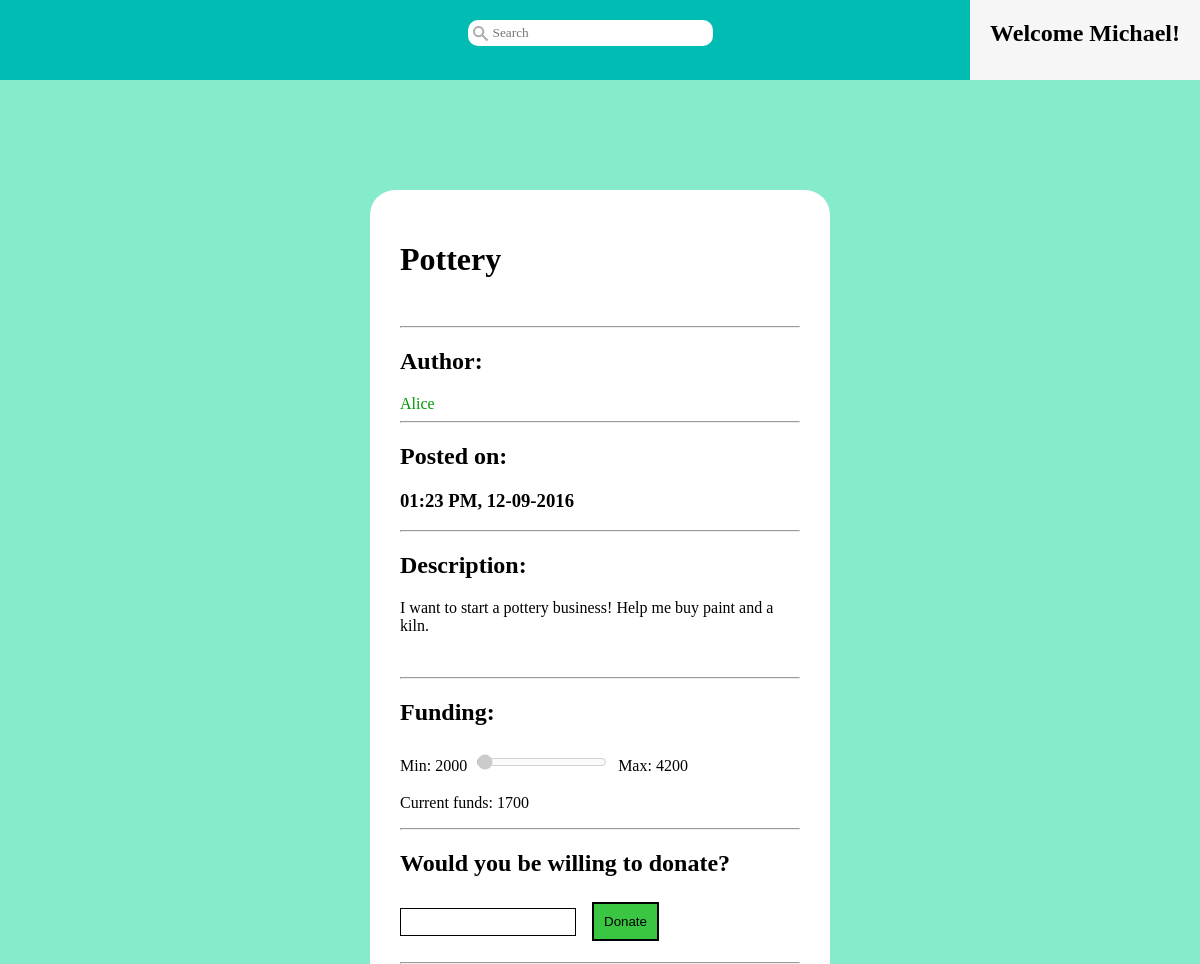
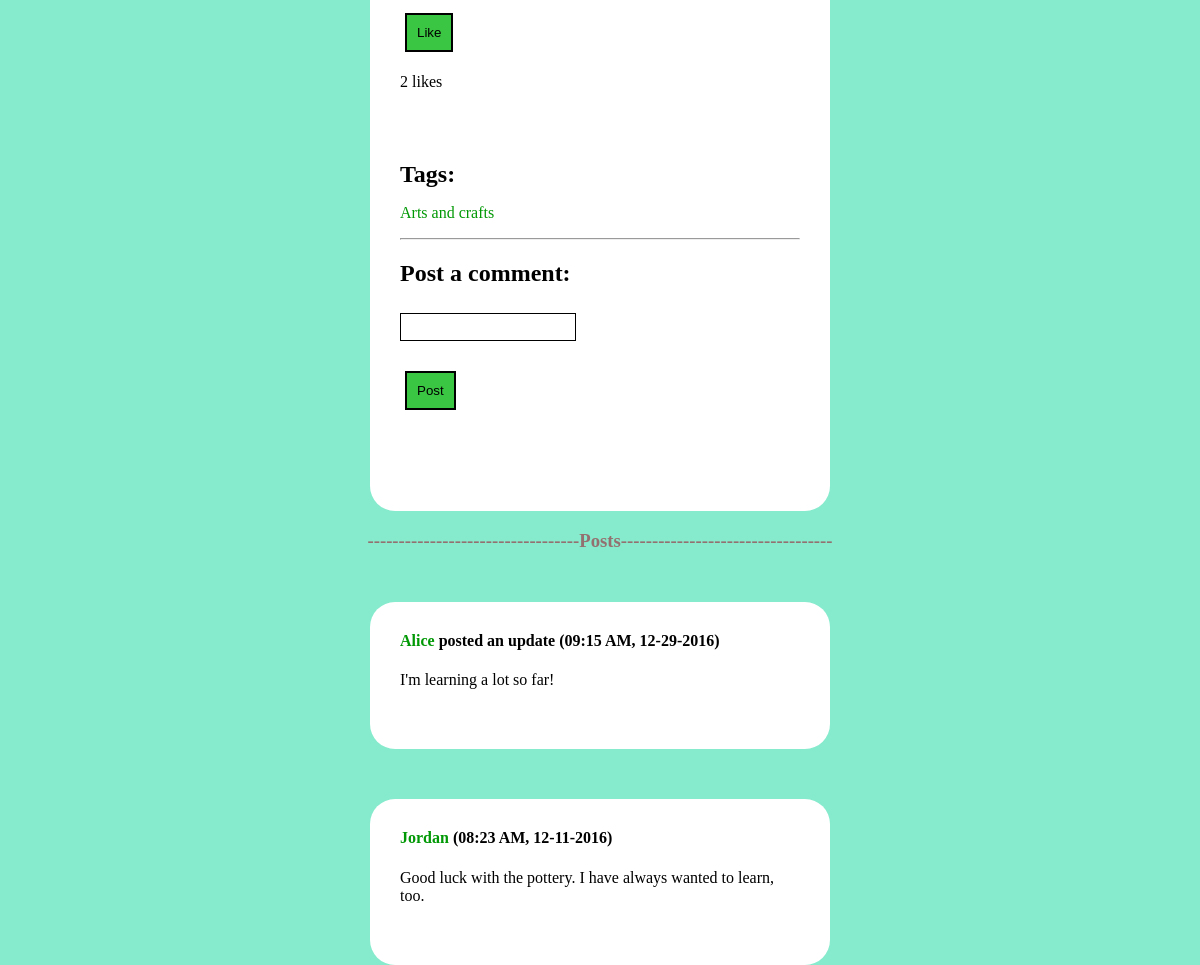
Screenshot of /?controller=pages&action=project&pid=202 (signed in) with the database file from the repository (2 pictures, top to bottom).
### tables this page shows
CREATE TABLE Project (
  pid INTEGER NOT NULL,           --INTEGER primary keys autoincrement in SQLite3
  username VARCHAR(15) NOT NULL,
  pname VARCHAR(15) NOT NULL,
  description TEXT,
  post_time DATETIME NOT NULL,
  proj_completed BIT NOT NULL,    --if project has been completed yet
  completion_time DATETIME,       --date the project was completed
  minfunds REAL NOT NULL,
  maxfunds REAL NOT NULL,
  camp_end_time DATETIME NOT NULL,--date the campaign ends
  camp_finished BIT NOT NULL,     --if campaign is completed yet
  camp_success BIT NOT NULL,      --if the min funds were reached in time
  PRIMARY KEY (pid),
  FOREIGN KEY (username) REFERENCES User(username)
);

CREATE TABLE ProjectUpdate (
  uid INTEGER NOT NULL,
  username VARCHAR(15) NOT NULL,
  pid INTEGER NOT NULL,
  comment TEXT NOT NULL,
  ctime DATETIME NOT NULL,
  PRIMARY KEY (uid),
  FOREIGN KEY (username) REFERENCES User(username),
  FOREIGN KEY (pid) REFERENCES Project(pid)
);

### index.php (called while the page is built, shortened)
<?php
    require_once('db.php');
    require_once('view/layout.php');
?>

### db.php (called while the page is built, shortened)
<?php
    class DB {
        private static $instance = null;
        private $db;
        private function __construct() {
            $dbname = $_SERVER['DOCUMENT_ROOT'].'/Flint/flint.db';
            $this->db = new PDO("sqlite:{$dbname}");
        }
        public static function getInstance() {
            if (!isset(self::$instance)) {
                self::$instance = new DB();
            }
            return self::$instance;
        }
        public function runSelect($query, $entries) {
            $db = $this->db;
            $statement = $db->prepare($query);
            if ($entries) {
                $statement->execute($entries);
            } else {
                $statement->execute();
            }
            $results = $statement->fetchAll();
            if ($results) {
                return $this->resultsToArray($results);
            } else {
                return [];
            }
        }
        public function resultsToArray($results) {
            $allitems = array();
            foreach ($results as $row) {
                $item = array();
                foreach (array_keys($row) as $key) {
                    if (gettype($key) != "integer") {
                        $item[$key] = $row[$key];
                    }
                }
                array_push($allitems, $item);
            }
            return($allitems);
        }
    }
?>

### model/project.php (called while the page is built, shortened)
<?php
    class Project {
        public function __construct($pid, $username, $pname, $description, $post_time,
                $proj_completed, $completion_time, $minfunds, $maxfunds, $camp_end_time,
                $camp_finished, $camp_success, $tags) {
            $this->pid = $pid;
            $this->username = $username;
            $this->pname = $pname;
            $this->description = $description;
            $this->post_time = $post_time;
            $this->minfunds = $minfunds;
            $this->maxfunds = $maxfunds;
            $this->camp_finished = $camp_finished;
            $this->tags = $tags;
        }
        public static function getProject($pid) {
            $db = DB::getInstance();
            $q = "SELECT * FROM Project WHERE pid=:p;";
            $entries = array(":p" => $pid);
            $results = $db->runSelect($q, $entries);
            $tags = self::getProjectTags($pid);
            if ($results) {
                $row = $results[0];
                $project = new Project(
                        $row['pid'],
                        $row['username'],
                        $row['pname'],
                        $row['description'],
                        $row['post_time'],
                        $row['proj_completed'],
                        $row['completion_time'],
                        $row['minfunds'],
                        $row['maxfunds'],
                        $row['camp_end_time'],
                        $row['camp_finished'],
                        $row['camp_success'],
                        $tags
                    );
                return $project;
            } else {
                return null;
            }
        }
        public static function getProjectTags($pid) {
            $db = DB::getInstance();
            $q = "SELECT name AS tag_name FROM Project JOIN Ptags USING(pid) "
                ."JOIN Tags USING(tid) WHERE pid=:p;";
            $e = [':p' => $pid];
            $results = $db->runSelect($q, $e);
            $tags = [];
            if ($results) {
                foreach ($results as $row) {
                    $tags[] = $row['tag_name'];
                }
            }
            return $tags;
        }
        public static function getLikes($pid) {
            $db = DB::getInstance();
            $q = "SELECT username, ltime FROM Likes WHERE pid=:p;";
            $entries = array(":p" => $pid);
            $results = $db->runSelect($q, $entries);
            if ($results) {
                $users = [];
                foreach ($results as $row) {
                    $users[$row['username']] = $row['ltime'];
                }
                return $users;
            } else {
                return [];
            }
        }
    }
?>

### model/donation.php (called while the page is built, shortened)
<?php
    class Donation {
        public static function getTotalDonations($pid) {
            $db = DB::getInstance();
            $q = "SELECT SUM(amount) AS total FROM Donation WHERE pid=:p GROUP BY pid;";
            $entries = array(":p" => $pid);
            $results = $db->runSelect($q, $entries);
            if ($results) {
                $row = $results[0];
                return $row['total'];
            } else {
                return 0;
            }
        }
    }
?>

### model/post.php (called while the page is built, shortened)
<?php
    class Post {
        public function __construct($id, $author, $pid, $comment,
                    $ctime, $pname, $owner, $mediaNames) {
            $this->author = $author;
            $this->comment = $comment;
            $this->ctime = $ctime;
        }
        public static function getUpdates($pid) {
            $db = DB::getInstance();
            $q = "SELECT uid, username, pid, comment, ctime FROM ProjectUpdate "
                ."WHERE pid=:p ORDER BY ctime DESC;";
            $results = $db->runSelect($q, [':p' => $pid]);
            if ($results) {
                $posts = [];
                foreach ($results as $row) {
                    $mediaNames = self::getMedia($row['uid']);
                    $posts[] = new Post($row['uid'], $row['username'], $row['pid'],
                        $row['comment'], $row['ctime'], null, true, $mediaNames);
                }
                return $posts;
            } else {
                return [];
            }
        }
        private static function getMedia($uid) {
            $db = DB::getInstance();
            $q = "SELECT filename FROM Media JOIN Umedia USING(mid) WHERE uid=:u;";
            $results = $db->runSelect($q, [':u' => $uid]);
            if ($results) {
                $filenames = [];
                foreach ($results as $row) {
                    $filenames[] = $row['filename'];
                }
                return $filenames;
            } else {
                return [];
            }
        }
        public static function getComments($pid) {
            $db = DB::getInstance();
            $q = "SELECT cid, username, pid, comment, ctime FROM Comment "
                ."WHERE pid=:p ORDER BY ctime DESC;";
            $results = $db->runSelect($q, [':p' => $pid]);
            if ($results) {
                $posts = [];
                foreach ($results as $row) {
                    $posts[] = new Post($row['cid'], $row['username'], $row['pid'],
                        $row['comment'], $row['ctime'], null, true, null);
                }
                return $posts;
            } else {
                return [];
            }
        }
    }
?>

### view/pages/project_view.php (the view, shortened to what this page needs)
<link rel="stylesheet" href="/Flint/view/pages/css/project.css" />
<div id="container">
    <?php
        $owner = ($_SESSION['username'] == $project->username);
        if ($owner) {
            echo "<h1>Title: "
                ."<input id='title' type='text' value='".$project->pname."'>"
                ."</h1>";
        } else {
            echo "<h1>".$project->pname."</h1>";
        }
    ?>
    <br />
    <hr>
    <h2>Author:</h2>
    <a class='entry-title' href='/Flint/?controller=pages&action=user&user=<?php
            echo $project->username; ?>'><?php echo $project->username; ?></a>
    <hr>
    <h2>Posted on:</h2>
    <h3><?php echo date('h:i A, m-d-Y', strtotime($project->post_time)); ?></h3>
    <hr>
    <h2>Description:</h2>
    <?php
        if ($owner) {
            echo "<textarea id='description' type='text' rows='10' cols='50'>"
                .$project->description."</textarea>";
        } else {
            echo "<p>".$project->description."</p>";
        }
    ?>
    <br />
    <hr>
    <h2>Funding:</h2>
    <p>Min: <?php echo $project->minfunds; ?>  <input id='donation-scale' type='range'
            min='<?php echo $project->minfunds; ?>'
            max='<?php echo $project->maxfunds; ?>'
            value='<?php echo $totalFunds ? $totalFunds : 0; ?>' disabled>
        Max: <?php echo $project->maxfunds; ?>
    </p>
    <p id='current-funds'>
        Current funds: <?php echo $totalFunds ? $totalFunds : 0; ?></p>
    <?php
    if ($project->camp_finished) {
        echo "<hr><h2>The campaign was "
            .($project->camp_success ? "" : "not ")."a success.</h2>";
        if (!($project->proj_completed) && $owner) {
            ?>
            <br />
            <h2>Is the project completed?</h2>
            <button type='button' id='finish-project'
                    onclick='finishProject(<?php echo $project->pid; ?>)'>
                    Finish Project</button>
            <br /><br />
            <hr>
            <?php
        }
    } else if ($project->username != $_SESSION['username']) {
        ?>
        <hr>
        <h2>Would you be willing to donate?</h2>
        <input type='number' name='donation' id='donation' step='1'
                title="Whole numbers" pattern="[0-9]">
        <button type='button' id='submit'
                onclick='donate(<?php echo $project->pid; ?>)'>Donate</button>
        <?php
    }
    if (($project->username != $_SESSION['username'] && $likes
            && !array_key_exists($_SESSION['username'], $likes))
        || ($project->username != $_SESSION['username'] && !$likes)) {
        ?>
        <hr>
        <button type='button' id='like-button'
                onclick='like(<?php echo $project->pid; ?>)'>Like</button>
        <?php
    }
    echo "<p id='likes'>".count($likes)." likes</p><br /><br />";
    if ($owner) {
        ?>
        <h2 style='margin: 0;'>Tags: </h2>
        <p style='margin: 0;'>(Please separate tags using commas)</p>
        <?php
        $tags = $project->tags;
        $str = "";
        for ($i = 0; $i < count($tags); $i++) {
            $str .= $tags[$i].($i+1 == count($tags) ? "" : ", ");
        }
        echo "<input type='text' id='tags-input' value='{$str}'><br />";
        echo "<button id='save' onclick='saveChanges("
                .$project->pid.")'>Save Changes</button><br /><br />";
    } else {
        echo getTags($project);
    }
    if ($owner) {
        echo "<hr><h2 id='post-title'>Post an update: </h2>";
    } else {
        echo "<hr><h2 id='post-title'>Post a comment: </h2>";
    }
    ?>
    <form method="POST" id='post-form'>
    <input type='text' id='post-content' name='content'>
    </form>
    <br />
    <button type='button' id='post-button'
       onclick='post(
        <?php echo $project->pid.','.intval($owner).',"'.$_SESSION['username'].'"';
        ?>)'>Post</button>
</div>
<?php
    foreach (displayPosts($updates, $comments) as $post) {
        echo $post;
    }
    function displayPosts($updates, $comments) {
        $posts = [];
        if ($updates || $comments) {
            echo "<h3 class='divider'>
                    ----------------------------------Posts----------------------------------
                  </h3>";
        }
        if ($updates) {
            foreach ($updates as $update) {
                $html = "
                    <div class='entry update-post'>
                        <h4>
                            <a class='entry-title'
                                href='/Flint/?controller=pages&action=user&user="
                                . $update->author
                                . "'>"
                                . $update->author . "
                            </a>
                            posted an update ("
                            . date('h:i A, m-d-Y', strtotime($update->ctime)).")
                        </h4>
                        <p>"
                        . $update->comment . "
                        </p>"
                        . Media::displayMedia($update->mediaNames) . "
                    </div>
                ";
                $posts[] = $html;
            }
        }
        if ($comments) {
            foreach ($comments as $comment) {
                $html = "
                    <div class='entry comment-post'>
                        <h4>
                            <a class='entry-title'
                                href='/Flint/?controller=pages&action=user&user="
                                . $comment->author
                                . "'>"
                                . $comment->author . "
                            </a>
                            ("
                            . date('h:i A, m-d-Y', strtotime($comment->ctime)).")
                        </h4>
                        <p>"
                        . $comment->comment . "
                        </p>
                    </div>
                ";
                $posts[] = $html;
            }
        }
        return $posts;
    }
    function getTags($project) {
        $str = "";
        if ($project->tags) {
            $str .= "<br /><h2 style='margin: 0'>Tags: </h2><p>";
            $length = count($project->tags);
            for ($i = 0; $i < $length; $i++) {
                $tag_name = $project->tags[$i];
                $end = $i+1 == $length ? "" : ", ";
                $content = "<a class='entry-title' "
                        ."href='/Flint/?controller=pages&action=tag&tag="
                        .$tag_name."'>".$tag_name."</a>";
                $str .= $content.$end;
            }
            $str .= "</p>";
        }
        return $str;
    }
?>

### view/common.css (style rules this page uses)
html { width: 100%; }
body { margin: 0; padding: 0; padding-top: 90px; display: block; background-color: rgb(134, 234, 204); }
.divider { margin-bottom: 0; padding-bottom: 0; text-align: center; color: rgb(148,113,113); }
button { color: black; background: rgb(58, 198, 66); margin: 5px; padding: 10px; text-decoration: none; border: 2px solid black; }
#container { width: 400px; height: 15%; border-radius: 25px; padding: 30px 30px 80px 30px; background-color: white; margin: 100px auto 0px auto; }
#container h2 { white-space: nowrap; }
.entry { text-align: center; background-color: red; width: 400px; height: 15%; border-radius: 25px; padding: 30px 30px 60px 30px; background-color: white; margin: 50px auto 0px auto; }
.entry { text-align: left; }
.entry h4 { margin-top: 0px; }
.entry-title { text-decoration: none; color: rgb(0,152,5); }
.entry p { margin: 0; }
input { font-family: cursive; margin: 7px; display: inline-block; padding: 5px 10px; }

### view/pages/css/project.css (style rules this page uses)
input { background-color: white; border: 1px solid black; margin-left: 0px; padding-left: 0px; }
input[type="range"] { padding: 0; margin-left: 5px; }

### rows the page displays
project: pname "Pottery", username "Alice", post_time "01:23 PM, 12-09-2016", description "I want to start a pottery business! Help me buy paint and a kiln.", minfunds "2000", maxfunds "4200"
projectupdate: username "Alice", ctime "09:15 AM, 12-29-2016", comment "I'm learning a lot so far!"

### other values shown
$_SESSION['username'] "Michael"
$totalFunds "1700"
count($likes) "2"
$tag_name "Arts and crafts"
$comment->author "Jordan"
date('h:i A, m-d-Y', strtotime($comment->ctime)) "08:23 AM, 12-11-2016"
$comment->comment "Good luck with the pottery. I have always wanted to learn, too."
